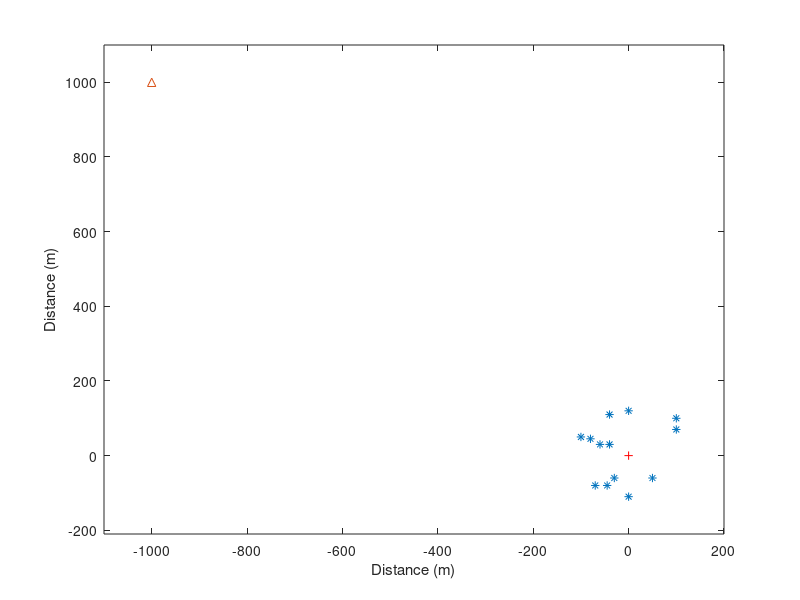
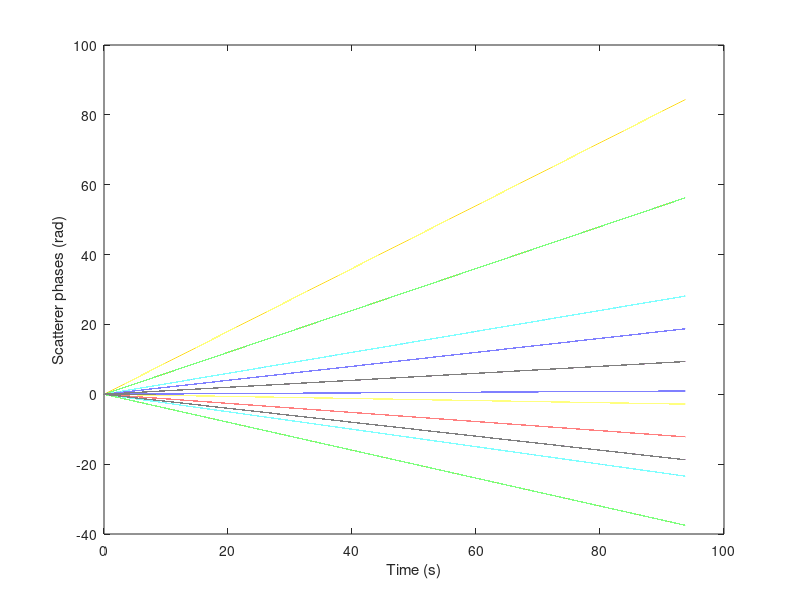
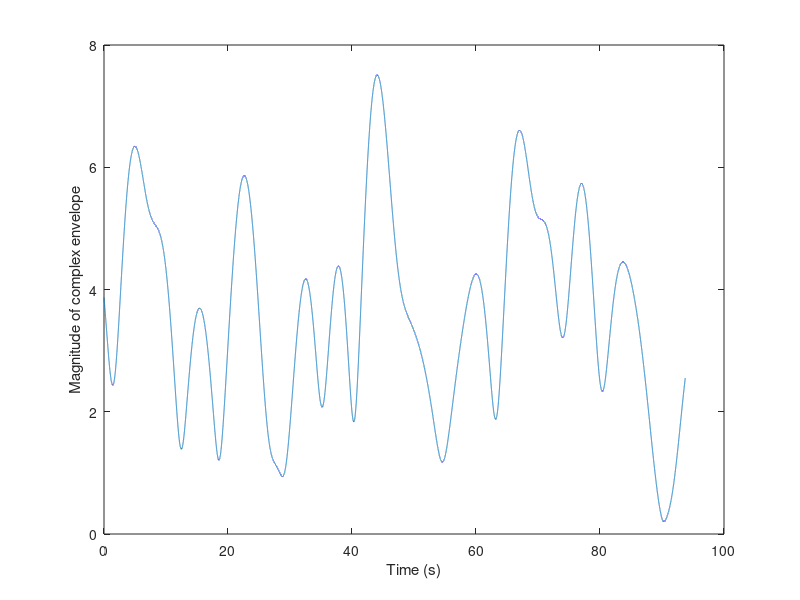
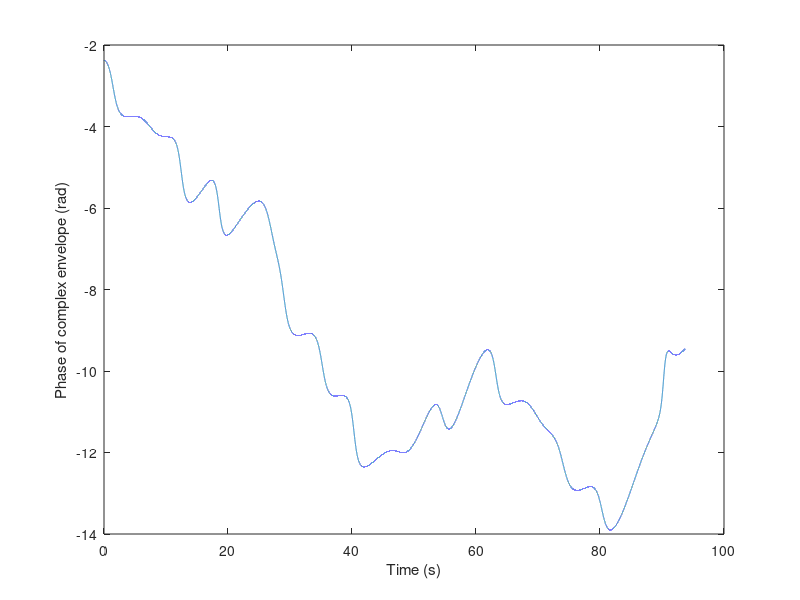

Reproduce these figures in MATLAB, in order. (Note: this script raises an error after producing the figures.)
%
% project46
%
% =======================================================================
clear
close all
clc
% basic inputs ==========================================================

fc=2000;     % MHz  Carrier frequency
F=16;        % sampling rate: fraction of wave length
V=10;        %  m/s MS1 speed 
NFFT=128;    % Number of points in FFT
Nsamples=100000 % Number of samples 

% geometry inputs ========================================================

BSx=-1000; % location of transmitter (BS) x-coordinate
BSy=1000;  % location of transmitter (BS) y-coordinate
MS0=0;        % initial location of receiver (MS) x-coordinate

% locations of point scatterers =========================================

SC=[100 100
    -100 50
    -40 30
    100 70
    -70 -80
    -30 -60
    0 120
    -40 110
    0 -110
    -60 30
    50 -60
    -80 45
    -45 -80];

SCx=SC(:,1);
SCy=SC(:,2);

NSC=length(SCx); % Number of scatterers; 

figure,plot(SCx,SCy,'*', BSx,BSy,'^'), hold on

% indirect parameters ===================================================
lambdac=300/fc;    % m wavelength
Dx=lambdac/F;      % m sampling spacing 
ts=Dx/V;          % s time sampling interval
fs=1/ts;           % Hz sampling frequency
kc=2*pi/lambdac;   % propagation constant

timeaxis=ts.*[0:Nsamples-1];

MSx=MS0;  % MS is stationary at orign 
MSy=0; ;  % MS is stationary at orign 
plot(MSx,MSy,'+r')
xlabel('Distance (m)');
ylabel('Distance (m)');

MINx=min(min(BSx, SCx))-100;
MAXx=max(max(BSx, SCx))+100;
MINy=min(min(min(BSy, SCy)))-100;
MAXy=max(max(max(BSy, SCy)))+100;
axis([MINx MAXx MINy MAXy])


% calculate distances ==================================================
distBSSC=sqrt((BSx-SCx).^2+(BSy-SCy).^2);

distSCMS=sqrt((SCx-MSx).^2+SCy.^2);

distBSSCMS=distBSSC+distSCMS;

% introduce slowly varuing phases ==========================================

tSlopes=[0.01 
    -0.2 
    -0.03 
    0.1 
    0.6 
    -0.25 
    0.1 
    0.2 
    -0.13 
    0.9 
    -0.2 
    -0.4 
    0.3]; 

SCphases=tSlopes*timeaxis;
figure,plot(timeaxis,SCphases)
xlabel('Time (s)')
ylabel('Scatterer phases (rad)')

% calculate complex envelope ===========================================

distBSSCMSext=repmat(distBSSCMS,1,Nsamples); 

ray=exp(-j*kc*distBSSCMSext+j*SCphases);
r=sum(ray);

% plot amplitude and phase =============================================
figure,plot(timeaxis,abs(r))
xlabel('Time (s)')
ylabel('Magnitude of complex envelope')

figure,plot(timeaxis,unwrap(angle(r)))
xlabel('Time (s)')
ylabel('Phase of complex envelope (rad)')

% plot normalized spectrum in dB =======================================
spectrumr=fftshift((abs(fft(r,NFFT))).^2);
freqaxis=[0:NFFT-1]*fs/NFFT-fs/2;
figure,plot(freqaxis,10*log10(spectrumr)-max(10*log10(spectrumr)))
xlabel('Doppler shift (Hz)')
ylabel('Normalized frquency response (dB)')

% Calculate CDF ========================================================
[CDFx,CDFy]=fCDF(abs(r));

sigma=sqrt(NSC/2);
[CDFyTH]=RayleighCDF(sigma,CDFx)
figure,plot(CDFx,CDFy,CDFx,CDFyTH)
legend('Simulated CDF', 'Theoretical CDF', 'Location', 'SouthEast');
xlabel('Magnitude complex envelope');
ylabel('Probability the abscissa is not exceeded');






